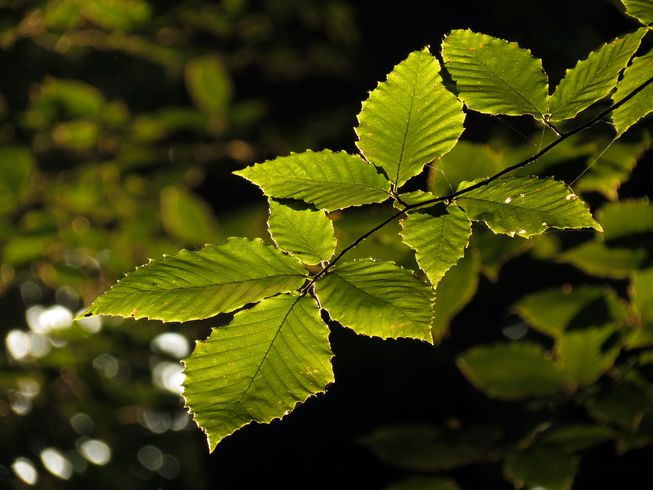
#> input picture Images/tree.jpg, 653 x 490 px
$ python equalize_histogram.py
#> lines starting #> are read from the running program, lines starting #| are printed output that depends on the picture
#> further down, he1 is the input picture: shape (490, 653, 3); mean B, G, R 11.9, 64.1, 62.3
from cv2 import cv2
import numpy as np
from matplotlib import pyplot as plt

def equalize_histogram(image):
    new_img = np.zeros(shape=(image.shape[0], image.shape[1]), dtype=np.uint8)
    hist, bins = np.histogram(image.ravel(), 256, [0, 256])  # get histogram
    p = [hist[i] / (image.shape[0] * image.shape[1]) for i in range(256)]
    s = np.zeros(shape=256)
    for i in range(256):
        s[i] = 255 * p[i] if i == 0 else s[i - 1] + 255 * p[i]
    for i in range(image.shape[0]):
        for j in range(image.shape[1]):
            new_img[i][j] = round(s[image[i][j]])
    plt.hist(image.ravel(), 256, [0, 256])
    plt.hist(new_img.ravel(), 256, [0, 256])
    print(s)
    # plt.show()
    return new_img

def get_cdf(image, channel):
#> called with channel = 0
    hist = [0] * 256
    for i in range(image.shape[0]):
        for j in range(image.shape[1]):
            hist[image[i, j, channel]] += 1
    print(hist)
#> (printed output is left out)
    p = [hist[i] / (image.shape[0] * image.shape[1]) for i in range(256)]
    s = np.zeros(shape=256)
    for i in range(256):
        s[i] = 255 * p[i] if i == 0 else s[i - 1] + 255 * p[i]
#> after the loop, s = 256 values from 34.35 to 255
    return s

def equalize_color(image):
    new_img = np.zeros(shape=(image.shape[0], image.shape[1], 3), dtype=np.uint8)
    blue = get_cdf(image, 0)
#> blue = 256 values from 34.35 to 255
    green = get_cdf(image, 1)
#> (printed output is left out)
#> green = 256 values from 0.951 to 255
    red = get_cdf(image, 2)
#> (printed output is left out)
#> red = 256 values from 0.738 to 255
    final_lut = [(blue[i] + red[i] + green[i]) / 3 for i in range(256)]
#> final_lut = 256 values from 12.01 to 255
    for i in range(image.shape[0]):
        for j in range(image.shape[1]):
            new_img[i][j][0] = round(final_lut[image[i][j][0]])
            new_img[i][j][1] = round(final_lut[image[i][j][1]])
            new_img[i][j][2] = round(final_lut[image[i][j][2]])
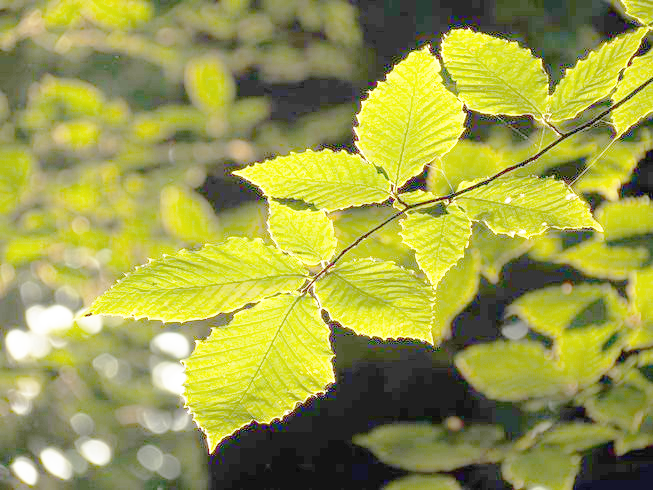
#> new_img: shape (490, 653, 3); mean B, G, R 74.8, 158.1, 156.1
    cv2.imshow("hi", new_img)
    cv2.waitKey(0)


if __name__ == '__main__':
    he1 = cv2.imread('Images/tree.jpg', 1)
    # [8 lines of commented-out code are left out]
    equalize_color(he1)
